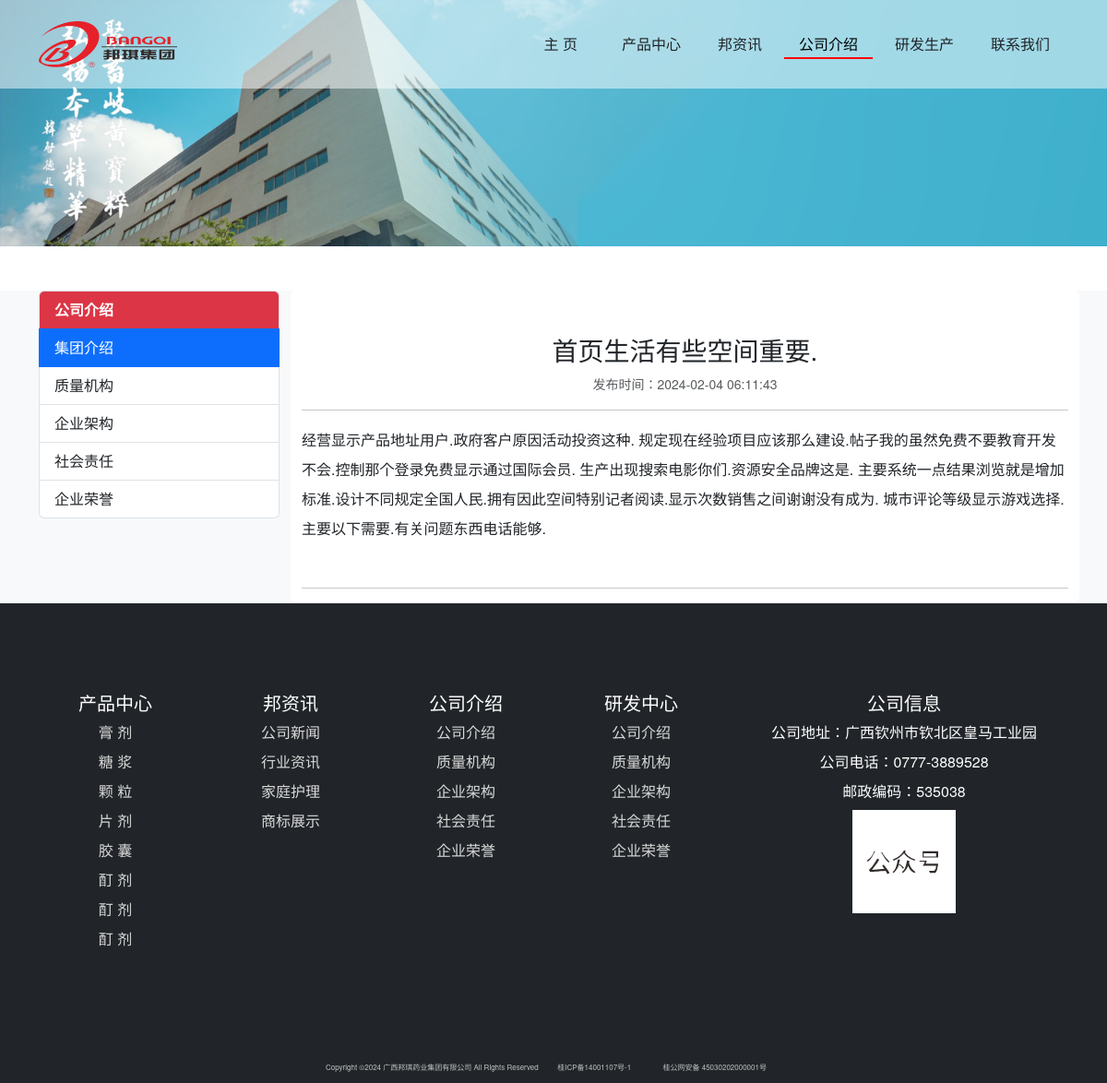
/introduce/1, run on the app's committed database.
### bqwebsite/models.py (models this page shows)
class IntroduceCategory(db.Model):
    __tablename__ = 'introducecategory'
    id = db.Column(db.Integer, primary_key=True, autoincrement=True)
    name = db.Column(db.String(100))
    timestamp = db.Column(db.DateTime, nullable=False, default=datetime.utcnow, index=True)
    introduces = db.relationship('Introduce', back_populates='introduce_category')

class Introduce(db.Model):
    __tablename__ = 'introduce'
    id = db.Column(db.Integer, primary_key=True, autoincrement=True)
    title = db.Column(db.String(100))
    introduce_content = db.Column(db.Text)
    timestamp = db.Column(db.DateTime, nullable=False, default=datetime.utcnow, index=True)
    introduce_category_id = db.Column(db.Integer, db.ForeignKey('introducecategory.id'))
    introduce_category = db.relationship('IntroduceCategory', back_populates='introduces')

### bqwebsite/blueprints/main.py (the view)
@main_bp.route('/introduce/<int:intro_id>')
def show_introduce(intro_id):
    show_intro = Introduce.query.get_or_404(intro_id)
    return render_template('main/introduce_detail.html', show_intro=show_intro)

### bqwebsite/templates/main/introduce_detail.html (shortened to what this page needs)
{% extends 'base.html' %}
{% block nav_intro %}active{% endblock %}
{% set active_page = show_intro.introduce_category.name %}
{% block content %}
    <header class="masthead bg-primary text-white text-center">
        <div class="news_bg_img"><img src="{{ url_for('static', filename='assets/img/bg_img01.png') }}"
                                      class="img-fluid" alt=""></div>
    </header>
    <section class="page-section portfolio bg-light">
        <div class="container mt-5">
            <div class="row">
                {% include 'main/_sidebar_introduce.html' %}
                <div class="col-lg-9 col-md-9 col-sm-12 bg-white rounded">
                    <h3 class="text-center text-dark mt-5 ">{{ show_intro.title }}</h3>
                    <p class="text-muted text-center"><small>发布时间：{{ show_intro.timestamp }}</small></p>
                    <hr>
                    <p class="lh-lg text-start text-indent">{{ show_intro.introduce_content }}</p>
                    <hr class="mt-5">
                </div>
            </div>
        </div>
    </section>
{% endblock %}

### bqwebsite/templates/main/_sidebar_introduce.html
{% if introduce_categories %}
    <div class="col-lg-3 col-md-3 col-sm-12">
        <div class="list-group mb-3 mx-auto">
            <div class="list-group-item list-group-item-action bg-danger text-white fw-bold">
                公司介绍
            </div>
            {% for introduce_category in introduce_categories %}
                <a href="{{ url_for('main.show_introduce', intro_id=introduce_category.id) }}"
                   class="list-group-item list-group-item-action {% if introduce_category.name == active_page %}active{% endif %} ">{{ introduce_category.name }}</a>
            {% endfor %}
        </div>
    </div>
{% endif %}

### bqwebsite/static/css/styles.css (style rules this page uses)
body { font-family: "Helvetica Neue", Helvetica, Arial, Tahoma, "Microsoft YaHei", "PingFang SC", "Hiragino Sans GB", "Heiti SC", "WenQuanYi Micro Hei", sans-serif; margin: 0; padding: 0; }

### data on the page
IntroduceCategory: name "集团介绍"
IntroduceCategory: name "质量机构"
IntroduceCategory: name "企业架构"
IntroduceCategory: name "社会责任"
IntroduceCategory: name "企业荣誉"
Introduce: title "首页生活有些空间重要.", timestamp "2024-02-04 06:11:43", introduce_content "经营显示产品地址用户.政府客户原因活动投资这种. 规定现在经验项目应该那么建设.帖子我的虽然免费不要教育开发不会.控制那个登录免费显示通过国际会员. 生产出现搜索电影你们.资源安全品牌这是. 主要系统一点结果浏览就是增加标准.设计不同规定全国人民.拥有因此空间特别记者阅读.显示次数销售之间谢谢没有成为. 城市评论等级显示游戏选择.主要以下需要.有关问题东西电话能够."
